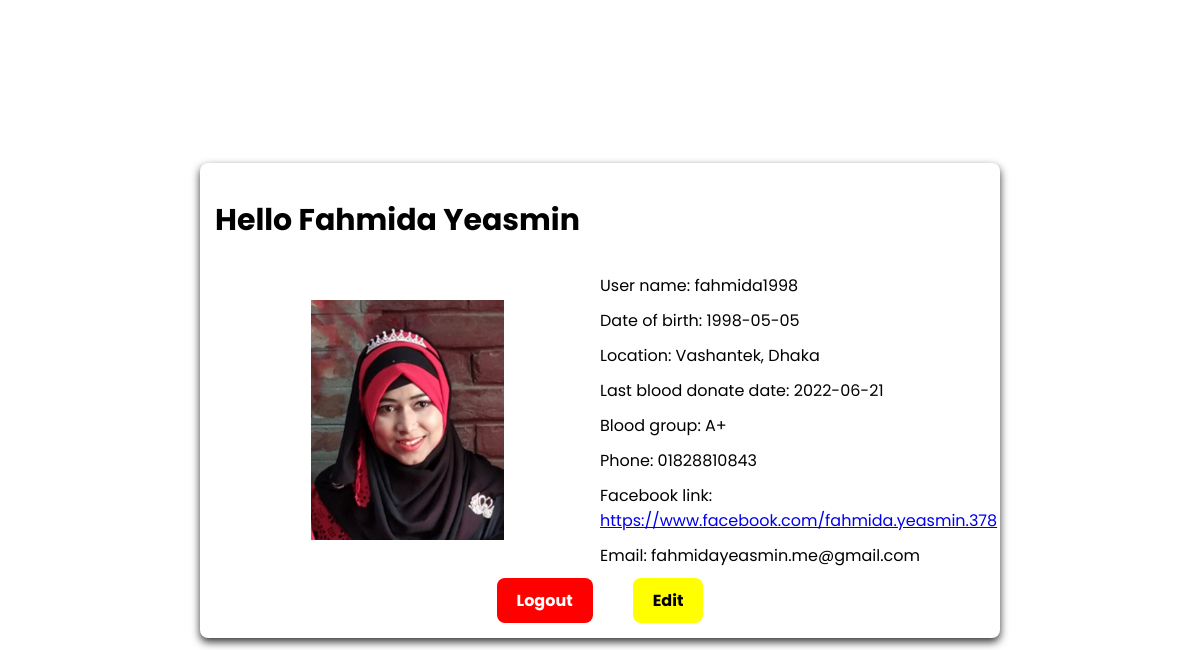
/profile1.php (signed in), run on the app's committed database.
### tables this page shows
CREATE TABLE `donors` (
  `id` int(11) NOT NULL,
  `f_name` varchar(255) NOT NULL,
  `l_name` varchar(255) NOT NULL,
  `u_name` varchar(255) NOT NULL,
  `dob` date NOT NULL,
  `location` varchar(255) NOT NULL,
  `donate_date` date NOT NULL,
  `blood` varchar(5) NOT NULL,
  `photo` varchar(255) NOT NULL,
  `phone` varchar(11) NOT NULL,
  `fb` varchar(255) NOT NULL,
  `email` varchar(255) NOT NULL,
  `password` varchar(255) NOT NULL,
  `gender` varchar(255) DEFAULT NULL
);

### profile1.php (the view, shortened to what this page needs)
<?php
    include './include/configuration.php';
    $user_id = $_SESSION['user_id'];
?>
<!DOCTYPE html>
<html lang="en">
<head>
    <link rel="stylesheet" href="./css/style.css">
    <link rel="stylesheet" href="https://cdnjs.cloudflare.com/ajax/libs/font-awesome/6.1.1/css/all.min.css" />
</head>
<body>
    <section id="profile">
        <?php
            $load_profile = "SELECT * FROM `donors` WHERE id = '$user_id'";
            $run_query = mysqli_query($conn, $load_profile);
            if(mysqli_num_rows($run_query)){
                $row = mysqli_fetch_assoc($run_query);
            }
        ?>
        <h1 class="title">Hello <?php echo $row['f_name'] . " " . $row['l_name'] ?></h1>
        <form action="" method="post" enctype="multipart/form-data">
            <div class="flex">
                <div class="left">
                    <img src="<?php echo './upload_img/'.$row['photo']; ?>" alt="">
                </div>
                <div class="right">
                    <label for="uname">User name: <?php echo $row['u_name'] ?></label>
                    <label for="dob">Date of birth: <?php echo $row['dob'] ?></label>
                    <label for="loc">Location: <?php echo $row['location'] ?></label>
                    <label for="last_blood">Last blood donate date: <?php echo $row['donate_date'] ?></label>
                    <label for="blood">Blood group: <?php echo $row['blood'] ?></label>
                    <label for="phone">Phone: <?php echo $row['phone'] ?></label>
                    <label for="phone">Facebook link: <a href="<?php echo $row['fb'] ?>"><?php echo $row['fb'] ?></a></label>
                    <label for="email">Email: <?php echo $row['email'] ?></label>
                </div>
            </div>
            <div class="btn">
                <a id="logout" name="logout" href="profile.php?logout=<?php echo $user_id; ?>">Logout</a>
                <a id="edit" href="./update_profile.php">Edit</a>
            </div>
        </form>
    </section>
</body>
</html>

### css/style.css (style rules this page uses)
* { margin: 0; padding: 0; box-sizing: border-box; font-family: 'Poppins', sans-serif; }
h1 { font-size: 60px; margin: 20px 0; }
.title { font-size: 30px; }
.left { width: 50%; }
.right { width: 50%; }
#register, #profile, #update_profile { width: 800px; padding: 15px; box-shadow: 0 4px 8px rgba(0, 0, 0, 0.8); border-radius: 8px; }
#profile .flex, #update_profile .flex { display: flex; }
#profile .left, #profile .right, #update_profile .left, #update_profile .right { width: 50%; }
#profile .left img, #update_profile img { max-width: 50%; }
#profile .right label { width: 100%; display: block; margin: 10px 0; }
#profile .btn { display: flex; align-items: center; justify-content: center; }
#profile .btn #logout { background-color: red; text-decoration: none; margin: 0 20px; font-weight: bolder; padding: 10px 20px; color: white; border: none; outline: none; border-radius: 8px; cursor: pointer; }
#profile .btn #edit { background-color: yellow; text-decoration: none; margin: 0 20px; font-weight: bolder; padding: 10px 20px; color: black; border: none; outline: none; border-radius: 8px; cursor: pointer; }
#profile .left, #update_profile .left { display: flex; align-items: center; justify-content: center; }

### profile1.php (style rules this page uses)
* { margin: 0; padding: 0; box-sizing: border-box; }
body { display: flex; align-items: center; justify-content: center; min-height: 100vh; }

### data on the page
donors: f_name "Fahmida", l_name "Yeasmin", photo (picture), u_name "fahmida1998", dob "1998-05-05", location "Vashantek, Dhaka", donate_date "2022-06-21", blood "A+", phone "01828810843", fb "https://www.facebook.com/fahmida.yeasmin.378", email "fahmidayeasmin.me@gmail.com"
